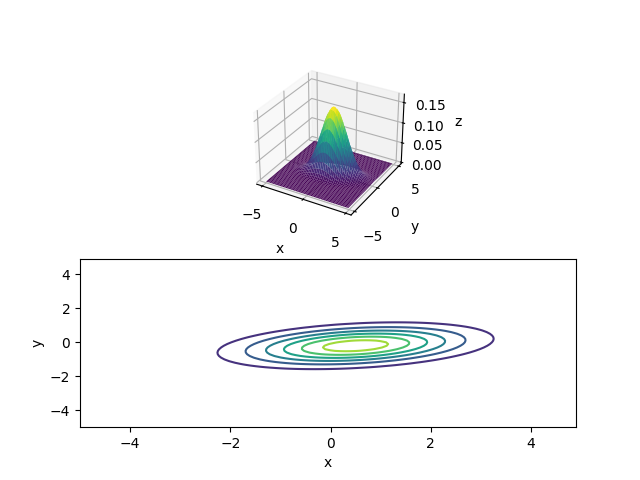

This figure's Python source:
import numpy as np
import matplotlib.pyplot as plt

def multivariate_normal(x, mu, cov):
    det = np.linalg.det(cov)
    inv = np.linalg.inv(cov)
    D = len(x)
    z = 1 / np.sqrt((2 * np.pi)**D * det)
    y = z * np.exp((x - mu).T @ inv @ (x - mu) / -2.0)
    return y


mu = np.array([0.5, -0.2])
cov = np.array([[2.0, 0.3],
                [0.3, 0.5]])

xs = ys = np.arange(-5, 5, 0.1)

X, Y = np.meshgrid(xs, ys)
Z = np.zeros_like(X)


for i in range(X.shape[0]):
    for j in range(X.shape[1]):
        x = np.array([X[i, j], Y[i, j]])
        Z[i, j] = multivariate_normal(x, mu, cov)



fig = plt.figure()
ax1 = fig.add_subplot(2, 1, 1, projection='3d')
ax1.set_xlabel('x')
ax1.set_ylabel('y')
ax1.set_zlabel('z')
ax1.plot_surface(X, Y, Z, cmap='viridis')


ax2 = fig.add_subplot(2, 1, 2)
ax2.set_xlabel('x')
ax2.set_ylabel('y')
ax2.contour(X, Y, Z)


plt.savefig('plot_norm.png')
